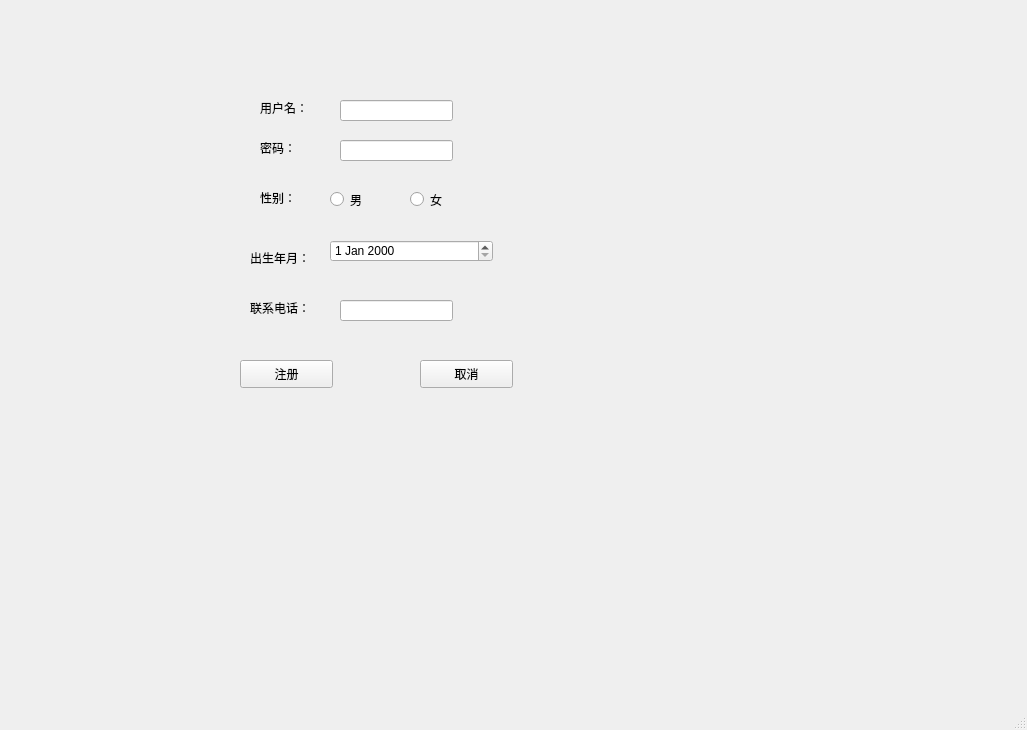
<?xml version="1.0" encoding="UTF-8"?>
<ui version="4.0">
 <class>regisist</class>
 <widget class="QMainWindow" name="regisist">
  <property name="geometry">
   <rect>
    <x>0</x>
    <y>0</y>
    <width>1027</width>
    <height>730</height>
   </rect>
  </property>
  <property name="windowTitle">
   <string>MainWindow</string>
  </property>
  <property name="styleSheet">
   <string notr="true"/>
  </property>
  <widget class="QWidget" name="centralwidget">
   <widget class="QLabel" name="label">
    <property name="geometry">
     <rect>
      <x>260</x>
      <y>100</y>
      <width>72</width>
      <height>15</height>
     </rect>
    </property>
    <property name="text">
     <string>用户名：</string>
    </property>
   </widget>
   <widget class="QLabel" name="label_2">
    <property name="geometry">
     <rect>
      <x>260</x>
      <y>140</y>
      <width>72</width>
      <height>15</height>
     </rect>
    </property>
    <property name="text">
     <string>密码：</string>
    </property>
   </widget>
   <widget class="QLineEdit" name="lineEdit">
    <property name="geometry">
     <rect>
      <x>340</x>
      <y>100</y>
      <width>113</width>
      <height>21</height>
     </rect>
    </property>
   </widget>
   <widget class="QLineEdit" name="lineEdit_2">
    <property name="geometry">
     <rect>
      <x>340</x>
      <y>140</y>
      <width>113</width>
      <height>21</height>
     </rect>
    </property>
   </widget>
   <widget class="QDateEdit" name="dateEdit">
    <property name="geometry">
     <rect>
      <x>330</x>
      <y>240</y>
      <width>163</width>
      <height>22</height>
     </rect>
    </property>
   </widget>
   <widget class="QLabel" name="label_3">
    <property name="geometry">
     <rect>
      <x>250</x>
      <y>250</y>
      <width>72</width>
      <height>15</height>
     </rect>
    </property>
    <property name="text">
     <string>出生年月：</string>
    </property>
   </widget>
   <widget class="QLabel" name="label_4">
    <property name="geometry">
     <rect>
      <x>260</x>
      <y>190</y>
      <width>72</width>
      <height>15</height>
     </rect>
    </property>
    <property name="text">
     <string>性别：</string>
    </property>
   </widget>
   <widget class="QRadioButton" name="radioButton">
    <property name="geometry">
     <rect>
      <x>330</x>
      <y>190</y>
      <width>115</width>
      <height>19</height>
     </rect>
    </property>
    <property name="text">
     <string>男</string>
    </property>
   </widget>
   <widget class="QRadioButton" name="radioButton_2">
    <property name="geometry">
     <rect>
      <x>410</x>
      <y>190</y>
      <width>115</width>
      <height>19</height>
     </rect>
    </property>
    <property name="text">
     <string>女</string>
    </property>
   </widget>
   <widget class="QLabel" name="label_5">
    <property name="geometry">
     <rect>
      <x>250</x>
      <y>300</y>
      <width>72</width>
      <height>15</height>
     </rect>
    </property>
    <property name="text">
     <string>联系电话：</string>
    </property>
   </widget>
   <widget class="QLineEdit" name="lineEdit_3">
    <property name="geometry">
     <rect>
      <x>340</x>
      <y>300</y>
      <width>113</width>
      <height>21</height>
     </rect>
    </property>
   </widget>
   <widget class="QPushButton" name="pushButton">
    <property name="geometry">
     <rect>
      <x>240</x>
      <y>360</y>
      <width>93</width>
      <height>28</height>
     </rect>
    </property>
    <property name="text">
     <string>注册</string>
    </property>
   </widget>
   <widget class="QPushButton" name="pushButton_2">
    <property name="geometry">
     <rect>
      <x>420</x>
      <y>360</y>
      <width>93</width>
      <height>28</height>
     </rect>
    </property>
    <property name="text">
     <string>取消</string>
    </property>
   </widget>
  </widget>
  <widget class="QMenuBar" name="menubar">
   <property name="geometry">
    <rect>
     <x>0</x>
     <y>0</y>
     <width>1027</width>
     <height>26</height>
    </rect>
   </property>
  </widget>
  <widget class="QStatusBar" name="statusbar"/>
 </widget>
 <resources/>
 <connections/>
</ui>
